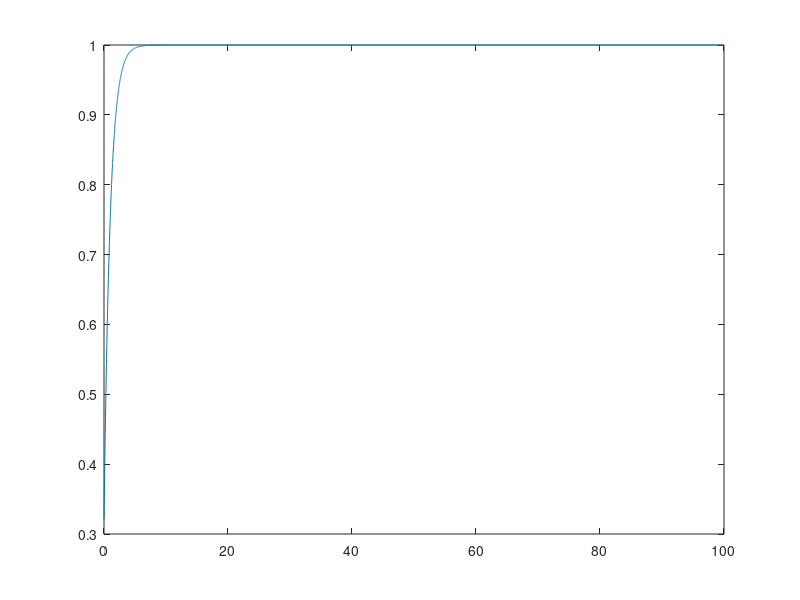

Source code (MATLAB):
% Recurrent Neural Network Model

dt=0.01; %time slice
T=100; %amount of time to run for
time= 0:dt:T;  % a time vector
N = 1;  %the number of neurons


W = [9];% a hand coded 1*1 matrix
%W = randn(N) a random N*N matrix

y=randn(N,length(time)); %initial conditions
theta =  rand(N,1); %the biases

%main loop
for i=2:length(time)
 y(:,i) = y(:,i-1) +dt*(-y(:,i-1)+tanh( W*y(:,i-1) +theta));
end

%plot the data
plot(time,y);